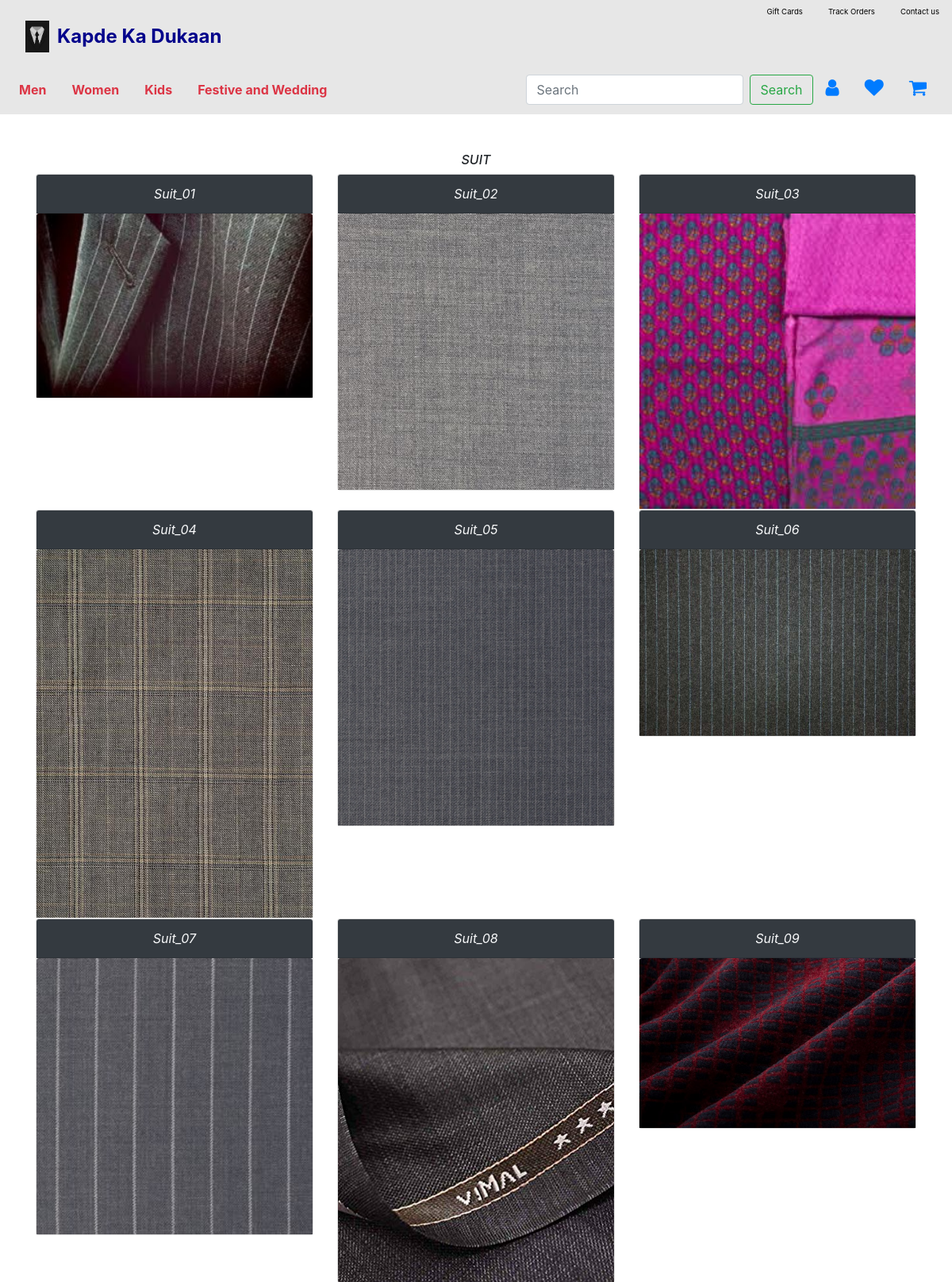
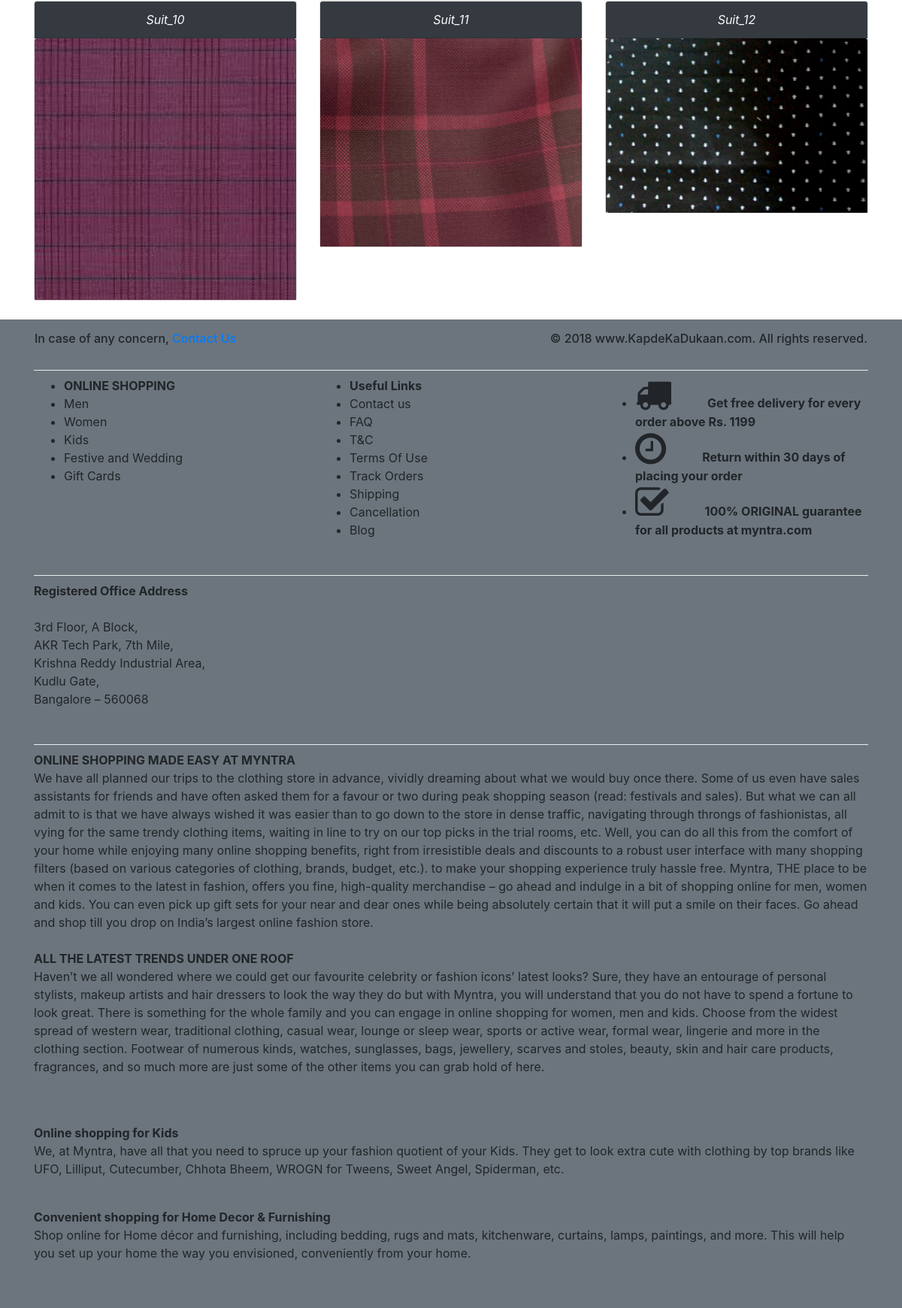
The page /specificmaterial?name=SUIT (upper part) on the database its author committed (2 pictures, top to bottom).
### tables this page shows
CREATE TABLE IF NOT EXISTS `tblproduct` (
  `id` int(8) NOT NULL AUTO_INCREMENT,
  `gender` varchar(20) NOT NULL,
  `Type` varchar(25) NOT NULL,
  `name` varchar(255) NOT NULL,
  `code` varchar(255) NOT NULL,
  `image` text NOT NULL,
  `price` double(10,2) NOT NULL,
  PRIMARY KEY (`id`),
  UNIQUE KEY `product_code` (`code`)
);

### db/dbcontroller.php (called while the page is built, shortened)
<?php
class DBController {
	private $host = "localhost";
	private $user = "root";
	private $password = "";
	private $database = "ecomphp";
	private $conn;
	function __construct() {
		$this->conn = $this->connectDB();
	}
	function connectDB() {
		$conn = mysqli_connect($this->host,$this->user,$this->password,$this->database);
		return $conn;
	}
	function runQuery($query) {
		$result = mysqli_query($this->conn,$query);
		while($row=mysqli_fetch_assoc($result)) {
			$resultset[] = $row;
		}
		if(!empty($resultset))
			return $resultset;
	}
}
?>

### specificmaterial.php (the view, shortened to what this page needs)
<?php
require_once("db/dbcontroller.php");
$db_handle = new DBController();
$type=$_GET['name'];
?>
<?php include 'header.php'; ?>
<div class="container">
  <h6 class="text-center pt-5"><i><?php echo $type ?></i></h6>
  <div class="row">
  <?php
	        $product_array = $db_handle->runQuery("SELECT * FROM `tblproduct` where type='$type'");
	        if (!empty($product_array)) {
		    foreach($product_array as $key=>$value){
	    ?>
        <div id="blah" class="col-4">
        <div class="card">
            <div class="card-header text-center bg-dark text-light"><i><?php echo $product_array[$key]["name"]; ?></i></div>
            <a href="specific?name=<?php echo $product_array[$key]["name"]; ?>"> <img class="card-img-top" src="<?php echo $product_array[$key]["image"]; ?>" alt="Card image cap"></a>
        </div>
        </div>
        <?php
			}
	}
	?>
    </div>
    </div>
    <?php include 'footer.php'; ?>

### rows shown on the page
tblproduct: name "Suit_01", image (picture)
tblproduct: name "Suit_02", image (picture)
tblproduct: name "Suit_03", image (picture)
tblproduct: name "Suit_04", image (picture)
tblproduct: name "Suit_05", image (picture)
tblproduct: name "Suit_06", image (picture)
tblproduct: name "Suit_07", image (picture)
tblproduct: name "Suit_08", image (picture)
tblproduct: name "Suit_09", image (picture)
tblproduct: name "Suit_10", image (picture)
tblproduct: name "Suit_11", image (picture)
tblproduct: name "Suit_12", image (picture)

### other values the page prints
$type "SUIT"
